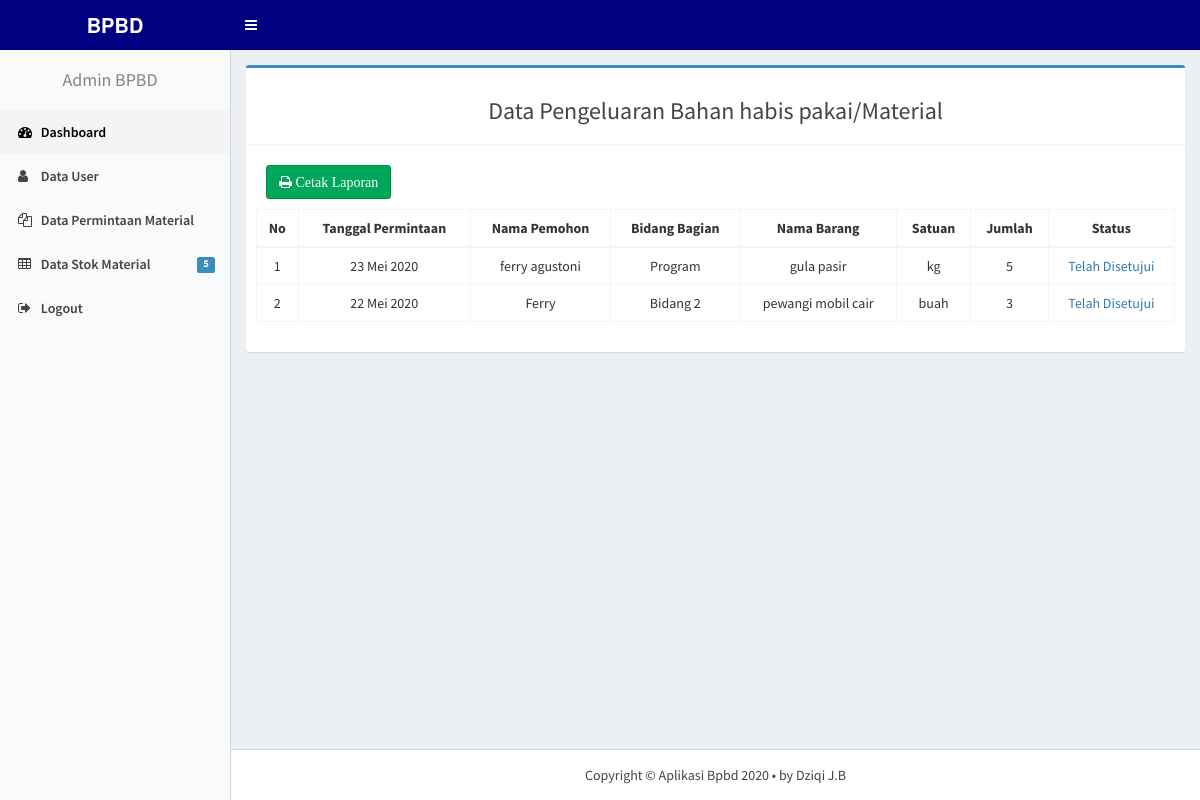
Page /admin_gudang/index.php?p=disetujui on the committed database.
### tables this page shows
CREATE TABLE `permintaan` (
  `id_permintaan` int(100) NOT NULL,
  `nama_staff` varchar(50) NOT NULL,
  `bidang_bagian` varchar(50) NOT NULL,
  `kode_brg` varchar(5) NOT NULL,
  `id_jenis` int(11) NOT NULL,
  `jumlah` int(11) NOT NULL,
  `tgl_permintaan` date NOT NULL,
  `status` int(11) NOT NULL
);

CREATE TABLE `stokbarang` (
  `kode_brg` varchar(5) NOT NULL,
  `id_jenis` int(2) NOT NULL,
  `nama_brg` varchar(30) NOT NULL,
  `satuan` varchar(50) DEFAULT NULL,
  `stok` int(11) NOT NULL,
  `keluar` int(11) DEFAULT '0',
  `sisa` int(11) NOT NULL,
  `tgl_masuk` date NOT NULL
);

### fungsi/fungsi.php (called while the page is built)
<?php
	function tanggal_indo($tanggal) {
		$bulan = array(1=>'Januari',
						  'Februari',
						  'Maret',
						  'April',
						  'Mei',
						  'Juni',
						  'Juli',
						  'Agustus',
						  'September',
						  'Oktober',
						  'November',
						  'Desember'
				);
		$split = explode('-', $tanggal);
		$tanggal_indo = $split[2] . ' ' . $bulan[(int)$split[1]] . ' ' . $split[0];
		return $tanggal_indo;
	}
?>

### admin_gudang/disetujui.php (the view, shortened to what this page needs)
<?php
    include "../fungsi/koneksi.php";
	include "../fungsi/fungsi.php";
    $query = mysqli_query($koneksi, "SELECT permintaan.id_permintaan, permintaan.kode_brg, tgl_permintaan, nama_staff, bidang_bagian, nama_brg, jumlah, satuan,  status FROM permintaan INNER JOIN stokbarang ON permintaan.kode_brg = stokbarang.kode_brg WHERE status=1 ORDER BY tgl_permintaan DESC ");
?>
<section class="content">
    <div class="row">
        <div class="col-sm-12">
             <div class="box box-primary">
                <div class="box-header with-border">
                    <h3 class="text-center">Data Pengeluaran Bahan habis pakai/Material</h3>
                </div>
                <div class="box-body">
				<a href="cetakbarang.php" target="_blank" style="margin:10px;" class="btn btn-success"><i class='fa fa-print'> Cetak Laporan</i></a>
                    <div class="table-responsive">
                        <table class="table table-bordered table-hover text-center" id="datapesanan">
                            <thead  >
                                <tr>
                                    <th>No</th>
									<th>Tanggal Permintaan</th>
                                    <th>Nama Pemohon</th>
                                    <th>Bidang Bagian</th>
                                    <th>Nama Barang</th>
									<th>Satuan</th>
                                    <th>Jumlah</th>
                                    <th>Status</th>
                                </tr>
                            </thead>
                            <tbody>
                                <tr>
                                    <?php
                                        $no =1 ;
                                        if (mysqli_num_rows($query)) {
                                            while($row=mysqli_fetch_assoc($query)):
                                     ?>
                                        <td> <?= $no; ?> </td>
										<td> <?= tanggal_indo($row['tgl_permintaan']); ?> </td>
                                        <td> <?= $row['nama_staff']; ?> </td>
                                        <td> <?= $row['bidang_bagian']; ?> </td>
                                        <td> <?= $row['nama_brg']; ?> </td>
										<td> <?= $row['satuan']; ?> </td>
                                        <td> <?= $row['jumlah']; ?> </td>
                                        <td > <?php
                                                if ($row['status'] == 0){
                                                    echo '<span class=text-warning>Belum Disetujui</span>';
                                                } elseif ($row['status'] == 1) {
                                                    echo '<span class=text-primary>Telah Disetujui</span>';
                                                } else {
                                                    echo '<span class=text-danger>Tidak Disetujui</span>';
                                                }
                                               ?>
                                         </td>
                            </tr>
                            <?php $no++; endwhile; }else {echo "<tr><td colspan=9>Belum ada permintaan disetujui</td></tr>" . mysqli_error($koneksi);} ?>
                            </tbody>
                        </table>
                    </div>
                </div>
            </div>
        </div>
    </div>
</section>

### rows in the picture
permintaan: tgl_permintaan "23 Mei 2020", nama_staff "ferry agustoni", bidang_bagian "Program", kode_brg.nama_brg "gula pasir", kode_brg.satuan "kg", jumlah "5", status "Telah Disetujui"
permintaan: tgl_permintaan "22 Mei 2020", nama_staff "Ferry", bidang_bagian "Bidang 2", kode_brg.nama_brg "pewangi mobil cair", kode_brg.satuan "buah", jumlah "3", status "Telah Disetujui"

### other values in the picture
$data['jumlah'] "5"
